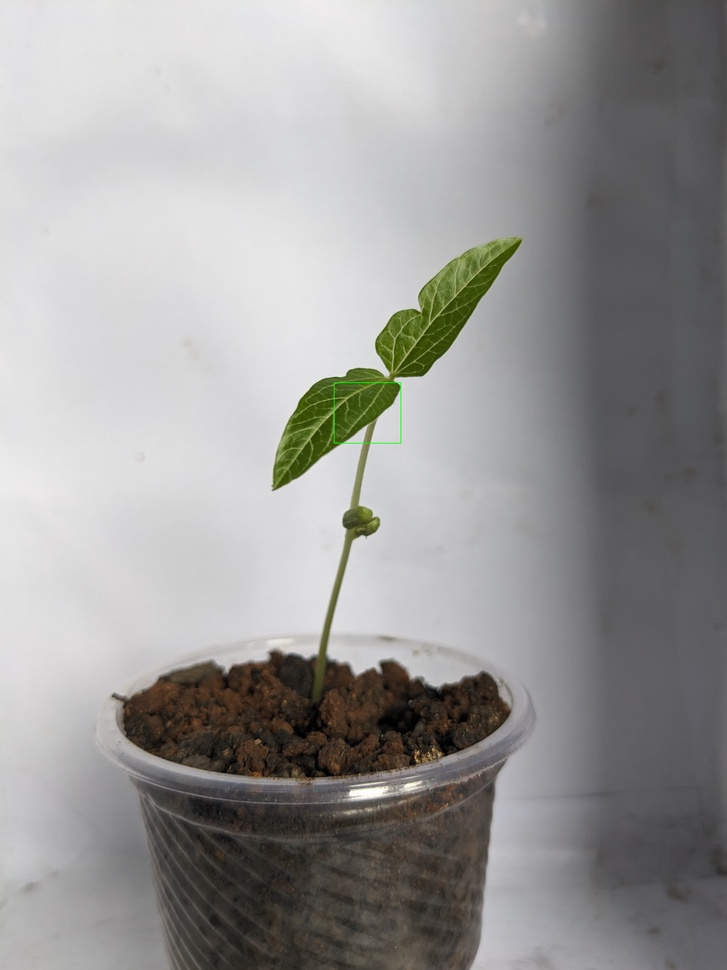
#> input picture Project_DigitalDynamos/detectedContours/day5_e_side.jpg, 727 x 970 px, shrunk from 3024 x 4032 before the run, found by its file name
$ jupyter execute healthindicator.ipynb
#> lines starting #> are read from the running program, lines starting #| are printed output that depends on the picture; after the words box and inside, x2 and y2 are one past the last pixel; in counts of white or black regions, pixels touching at a corner belong together
[cell 1]
import cv2
import numpy as np

# Load the image
image = cv2.imread('day5_e_side.jpg')
#> image is the input picture: shape (970, 727, 3); mean B, G, R 151.7, 153, 153.9

# Convert to HSV color space
hsv = cv2.cvtColor(image, cv2.COLOR_BGR2HSV)
#> hsv: shape (970, 727, 3); mean H, S, V 77.7, 17.1, 155.8

# Define color range for healthy leaves (green)
lower_healthy = np.array([35, 40, 40])
upper_healthy = np.array([85, 255, 255])

# Define color range for diseased leaves (brown/yellow)
lower_diseased = np.array([10, 100, 100])
upper_diseased = np.array([30, 255, 255])

# Create masks for healthy and diseased regions
mask_healthy = cv2.inRange(hsv, lower_healthy, upper_healthy)
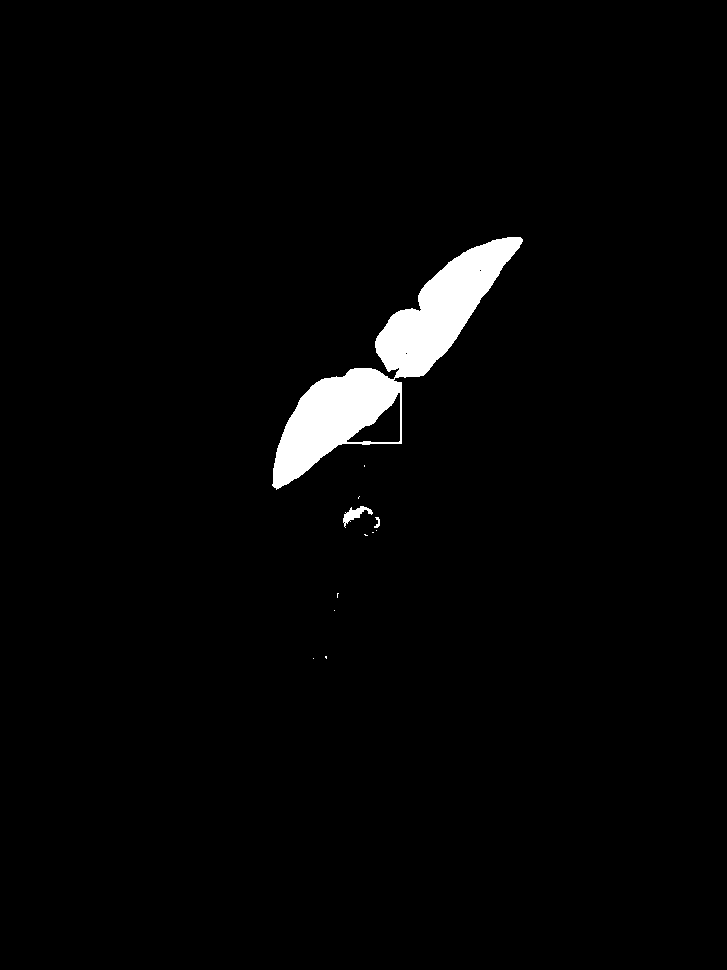
#> mask_healthy: shape (970, 727); 2.4% white; 12 white regions (9 under 20 px), largest, box (x1, y1, x2, y2) and area: (272, 237, 523, 490) 16468, (343, 506, 373, 528) 238, (374, 517, 380, 528) 36
mask_diseased = cv2.inRange(hsv, lower_diseased, upper_diseased)
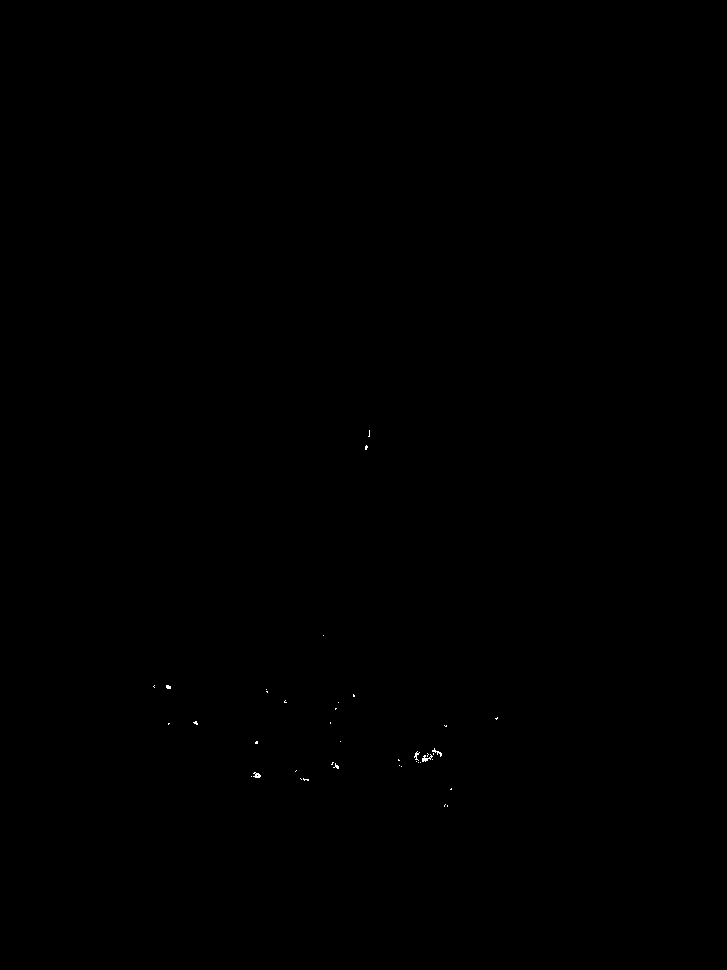
#> mask_diseased: shape (970, 727); 0.04% white in thin lines or dots, all inside (x1, y1, x2, y2) = (153, 430, 498, 807)

# Display the results
cv2.imshow('Healthy Regions', mask_healthy)
cv2.imshow('Diseased Regions', mask_diseased)
cv2.waitKey(0)
cv2.destroyAllWindows()

$ run again, with Project_DigitalDynamos/detectedContours/day6_e_side.jpg copied over Project_DigitalDynamos/detectedContours/day5_e_side.jpg
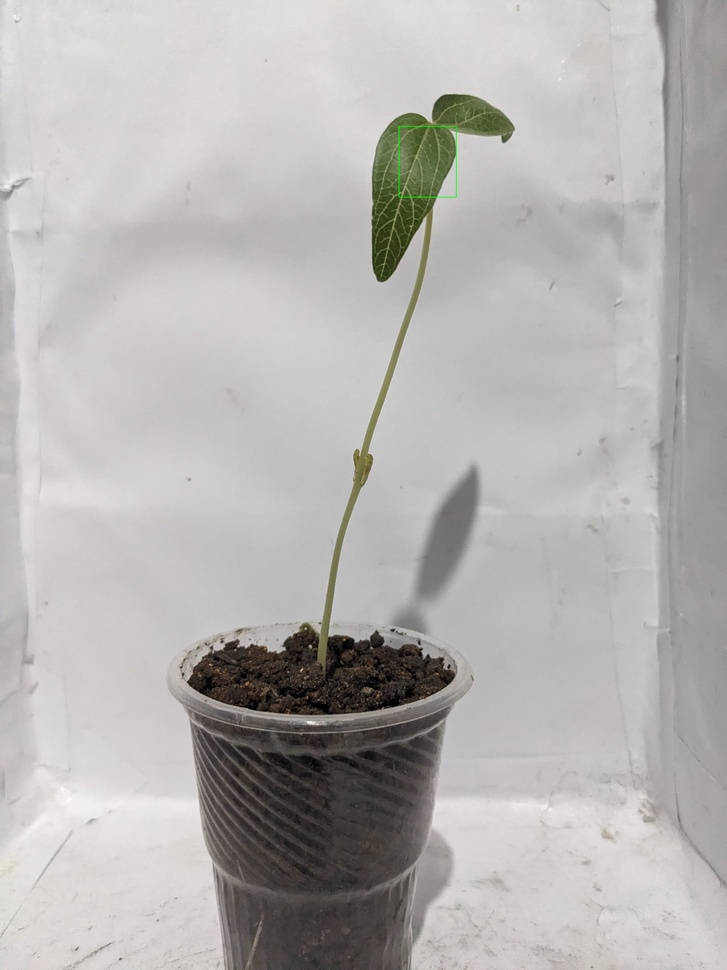
#> input picture Project_DigitalDynamos/detectedContours/day6_e_side.jpg, 727 x 970 px, shrunk from 3024 x 4032 before the run, found by its file name
#> image is the input picture: shape (970, 727, 3); mean B, G, R 177.9, 179, 181.7
#> hsv: shape (970, 727, 3); mean H, S, V 84.9, 10.3, 182.1
#> `mask_healthy = cv2.inRange(hsv, lower_healthy, upper_healthy)`:
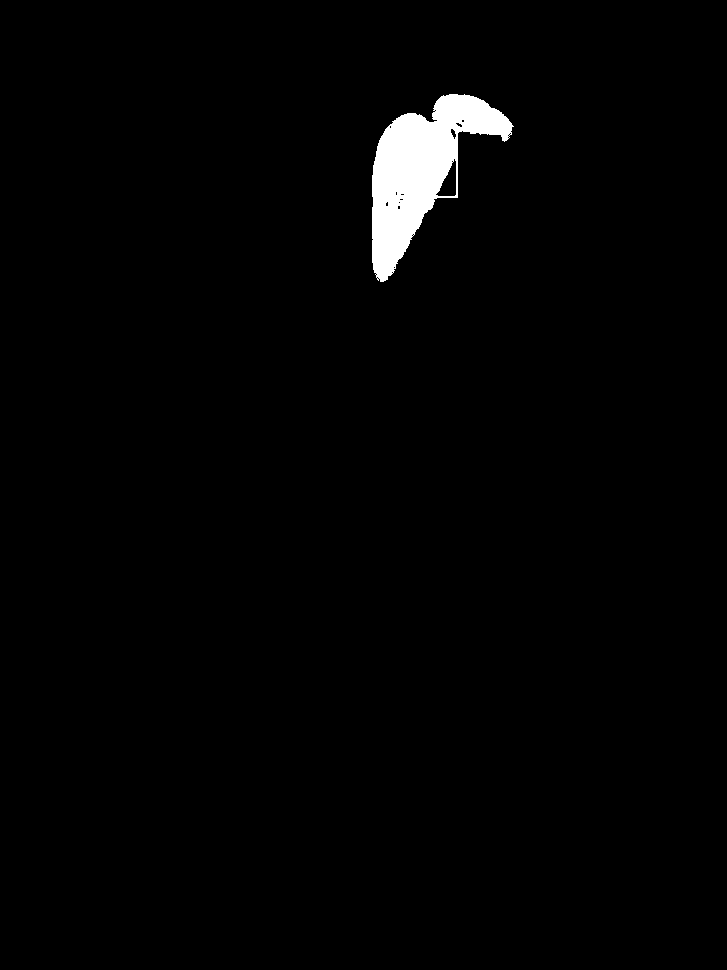
#> mask_healthy: shape (970, 727); 1.6% white; 1 white region, box (x1, y1, x2, y2) and area: (372, 94, 514, 282) 11472
#> mask_diseased: shape (970, 727); 0.06% white; 16 white regions (14 under 20 px), largest, box (x1, y1, x2, y2) and area: (354, 451, 372, 490) 324, (426, 214, 432, 243) 70

$ run again, with Project_DigitalDynamos/detectedContours/day7_e_side.jpg copied over Project_DigitalDynamos/detectedContours/day5_e_side.jpg
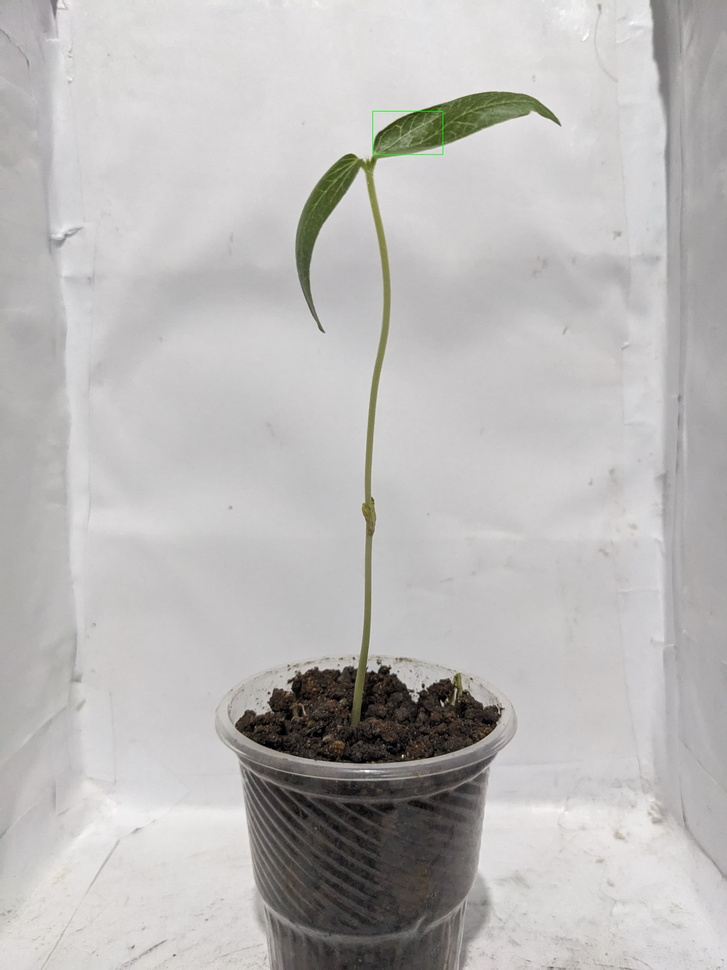
#> input picture Project_DigitalDynamos/detectedContours/day7_e_side.jpg, 727 x 970 px, shrunk from 3024 x 4032 before the run, found by its file name
#> image is the input picture: shape (970, 727, 3); mean B, G, R 184.4, 185.4, 187.1
#> hsv: shape (970, 727, 3); mean H, S, V 90.7, 8, 187.4
#> `mask_healthy = cv2.inRange(hsv, lower_healthy, upper_healthy)`:
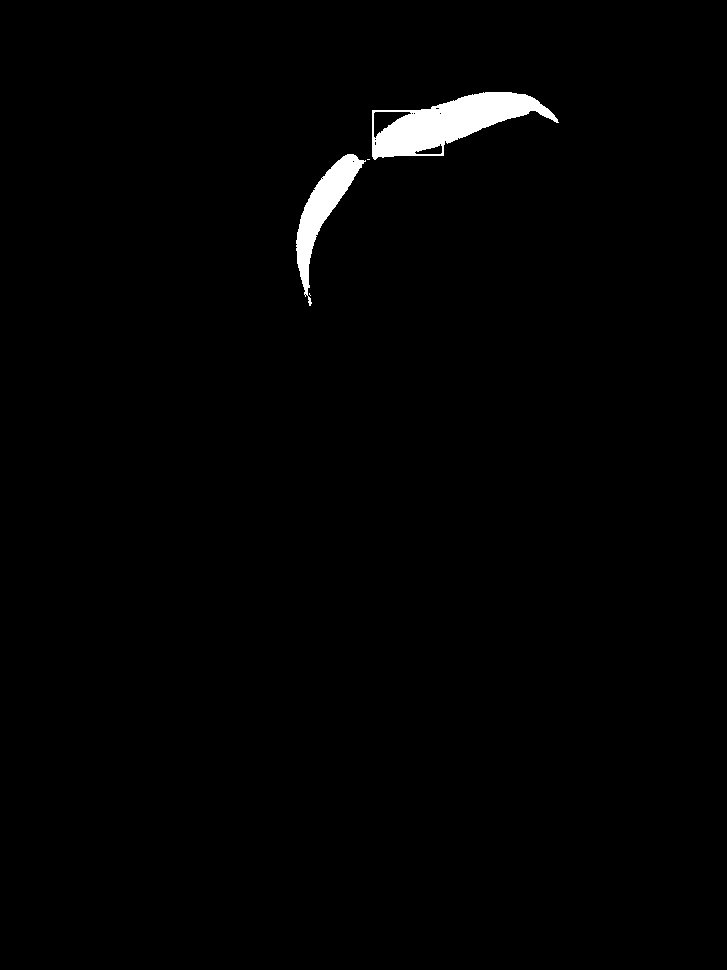
#> mask_healthy: shape (970, 727); 1.3% white; 4 white regions (2 under 20 px), largest, box (x1, y1, x2, y2) and area: (372, 92, 559, 160) 5966, (296, 154, 366, 306) 2994
#> mask_diseased: shape (970, 727); 0.08% white in thin lines or dots, all inside (x1, y1, x2, y2) = (336, 194, 461, 745)
